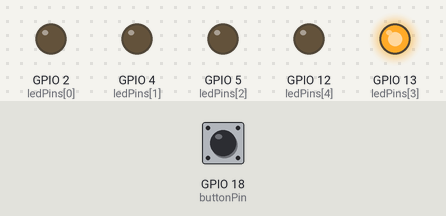
Simulated run of this program. Board: ESP32. Parts: output pins drawn as LEDs (lit = HIGH). Dashed ring = blinking. The inputs (shaded band) are chosen by the test bench; at power-on: GPIO 18 (buttonPin) HIGH.

Above: at 1.8 s.
1.9 s: GPIO 18 (buttonPin) pulled LOW for 0.6 s
At 2.4 s:
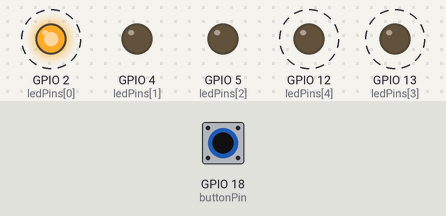
4.9 s: GPIO 18 (buttonPin) pulled LOW for 1 s
At 5.9 s:
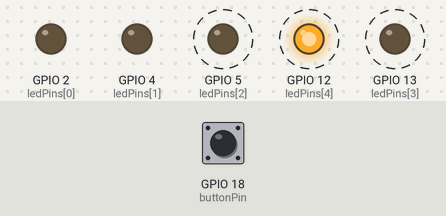
At 6.9 s:
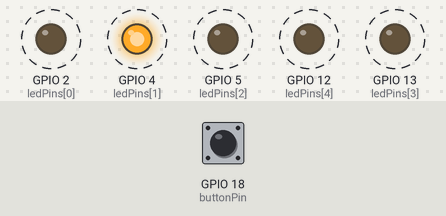
Timing chart, 0 to 13.9 s (numbered marks = the images above; inputs shaded):
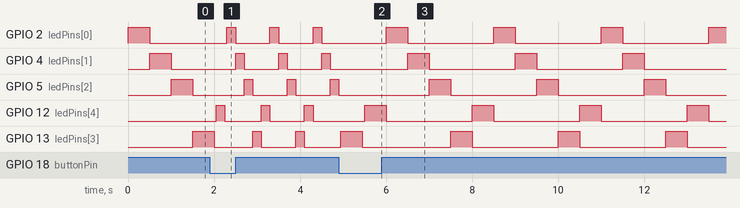

Measured:
- after the input at 4.9 s, GPIO 2 (ledPins[0]): alternates HIGH for 0.50 s and LOW for 2.0 s, starting after 1.1 s; GPIO 4 (ledPins[1]): alternates HIGH for 0.50 s and LOW for 2.0 s, starting after 1.6 s
- by itself, GPIO 2 (ledPins[0]), GPIO 4 (ledPins[1]), GPIO 5 (ledPins[2]): alternates HIGH for 0.20 s and LOW for 0.80 s
- by itself, GPIO 12 (ledPins[4]): alternates HIGH for 0.20 s and LOW for 0.83 s
- by itself, GPIO 13 (ledPins[3]): alternates HIGH for 0.20 s and LOW for 0.85 s

The program:

main.cpp
```cpp
#include <Arduino.h>

int ledPins[] = {2, 4, 5, 13, 12};
int numLeds = 5;

int buttonPin = 18;
int delayTime = 500;
bool buttonState = false;

void setup() {
    for (int i = 0; i < numLeds; i++) {
      pinMode(ledPins[i], OUTPUT);
    }
    pinMode(buttonPin, INPUT_PULLUP);
}

void loop() {
    for (int i = 0; i < numLeds; i++) {
      if (digitalRead(buttonPin) == LOW) {
        delay(50);
        if (!buttonState) {
          delayTime = (delayTime == 500) ? 200 : 500;
          buttonState = true;
        }
      } else {
        buttonState = false;
      }

      digitalWrite(ledPins[i], HIGH);
      delay(delayTime);
      digitalWrite(ledPins[i], LOW);
    }
}
```
